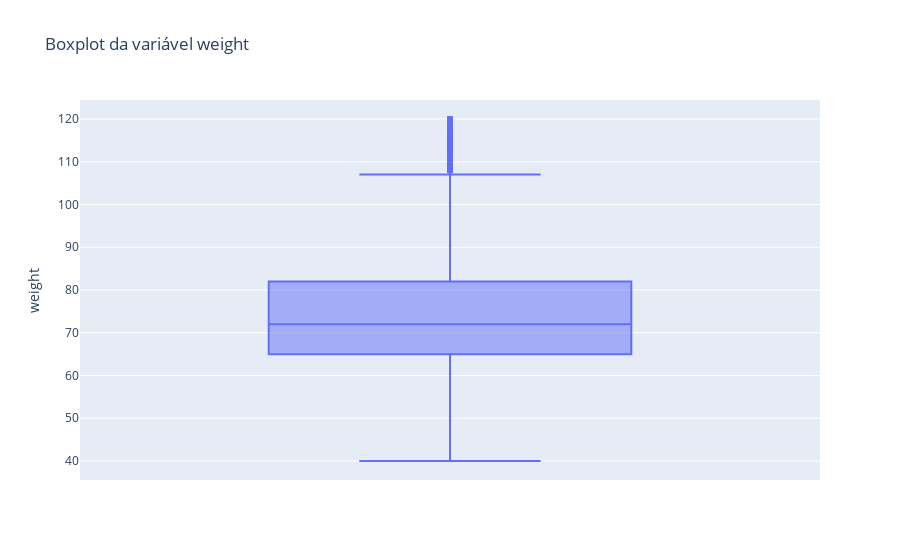

Notebook code for this chart:
### Code cell
sns.set_style('darkgrid')

fig = px.box(base, y='weight', title='Boxplot da variável weight')
fig.show()

### Figure 1 — Plotly figure (JSON) as saved in the notebook; plotly's stock layout.template omitted (floating-point values rounded to 4 significant figures; data arrays with more than 128 entries replaced by an {"elided": "..."} marker saying what was removed)
{"data": [{"alignmentgroup": "True", "hovertemplate": "weight=%{y}<extra></extra>", "legendgroup": "", "marker": {"color": "#636efa"}, "name": "", "notched": false, "offsetgroup": "", "orientation": "v", "showlegend": false, "type": "box", "x0": " ", "xaxis": "x", "y": {"elided": "10000 int values"}, "y0": " ", "yaxis": "y"}], "layout": {"boxmode": "group", "legend": {"tracegroupgap": 0}, "title": {"text": "Boxplot da variável weight"}, "xaxis": {"anchor": "y", "domain": [0, 1]}, "yaxis": {"anchor": "x", "domain": [0, 1], "title": {"text": "weight"}}}}
